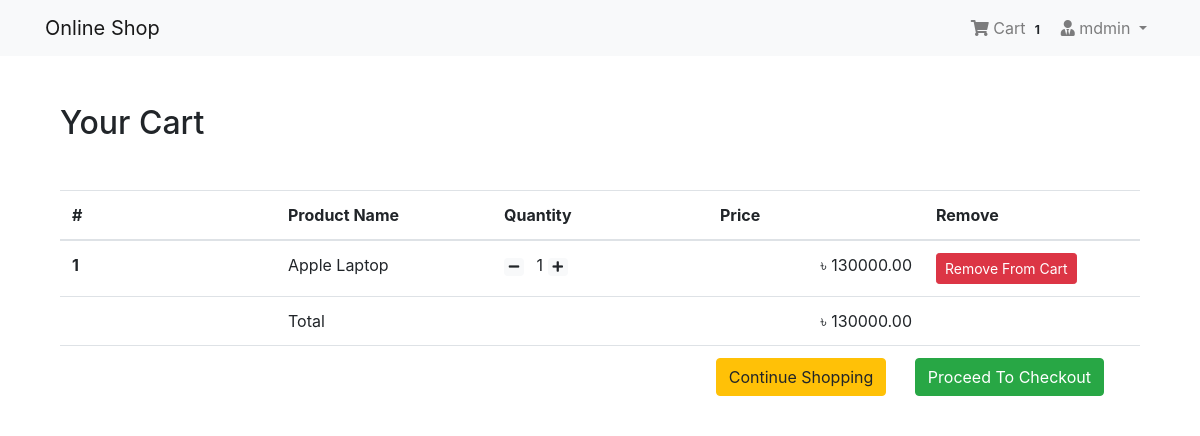
The page /shop/cart/ (signed in) on the database as committed earlier.
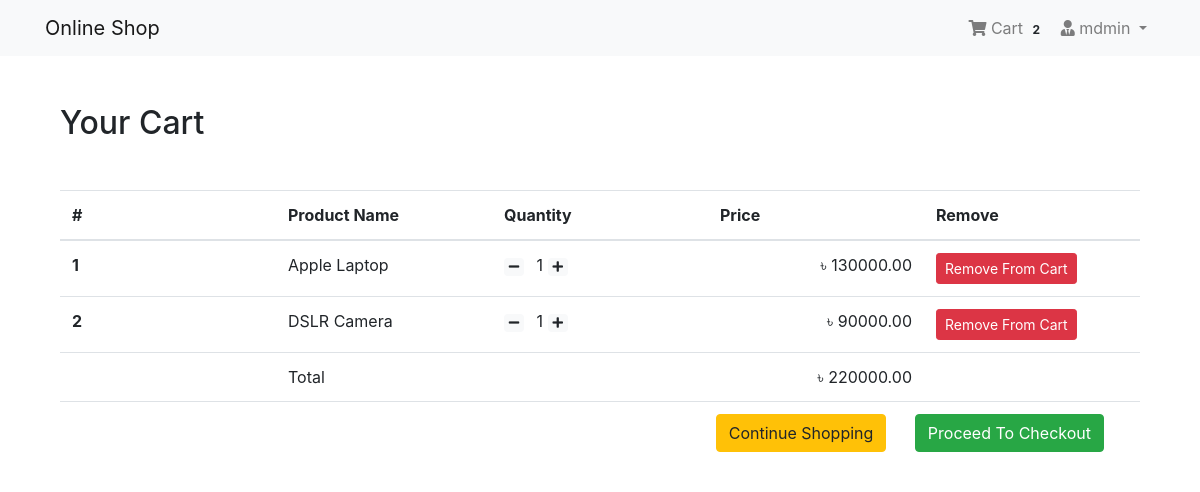
The same page on the database as committed later.
### App_Login/models.py (models this page shows, shortened)
class User(AbstractBaseUser, PermissionsMixin):
    email = models.EmailField(unique=True, null=False)
    is_staff = models.BooleanField(
        ugettext_lazy('staff status'),
        default=False,
        help_text=ugettext_lazy(
            "Designate whather the user can log in this site")
    )
    is_active = models.BooleanField(
        ugettext_lazy('active'),
        default=True,
        help_text=ugettext_lazy(
            'Designate whether this user should be treated as active. Unselect this instead of deleting accounts')
    )
    USERNAME_FIELD = 'email'
    objects = MyUserManager()

class Profile(models.Model):
    user = models.OneToOneField(
        User, on_delete=models.CASCADE, related_name="profile")
    username = models.CharField(max_length=264, blank=True)
    full_name = models.CharField(max_length=264, blank=True)
    address_1 = models.CharField(max_length=300, blank=True)
    city = models.CharField(max_length=40, blank=True)
    zipcode = models.CharField(max_length=10, blank=True)
    zipcode = models.CharField(max_length=10, blank=True)
    phone = models.CharField(max_length=20, blank=True)
    date_joined = models.DateTimeField(auto_now_add=True)

### App_Order/models.py (models this page shows, shortened)
class Order(models.Model):
    orderitems = models.ManyToManyField(Cart)
    user = models.ForeignKey(settings.AUTH_USER_MODEL,
                             on_delete=models.CASCADE)
    ordered = models.BooleanField(default=False)
    created = models.DateTimeField(auto_now_add=True)
    paymentId = models.CharField(max_length=264, blank=True, null=True)
    orderId = models.CharField(max_length=200, blank=True, null=True)
    def get_totals(self):
        total = 0
        for order_item in self.orderitems.all():
            total += float(order_item.get_total())
        return total

class Cart(models.Model):
    user = models.ForeignKey(settings.AUTH_USER_MODEL,
                             on_delete=models.CASCADE, related_name="cart")
    item = models.ForeignKey(Product, on_delete=models.CASCADE)
    quantity = models.IntegerField(default=1)
    purchased = models.BooleanField(default=False)
    created = models.DateTimeField(auto_now_add=True)
    updated = models.DateTimeField(auto_now=True)
    def get_total(self):
        total = self.item.price*self.quantity
        float_total = format(total, '0.2f')
        return float_total

### App_Shop/models.py (models this page shows, shortened)
class Product(models.Model):
    mainimage = models.ImageField(upload_to="Products")
    name = models.CharField(max_length=264)
    category = models.ForeignKey(
        Category, on_delete=models.CASCADE, related_name="category")
    preview_text = models.TextField(
        max_length=200, verbose_name="Preview Text")
    detail_text = models.TextField(max_length=1000, verbose_name="Description")
    price = models.FloatField()
    old_price = models.FloatField(default=0.00)
    created = models.DateTimeField(auto_now_add=True)
    class Meta:
        ordering = ['-created', ]

### App_Order/views.py (the view)
# urls.py: path('cart/', views.cart_view, name="cart"),
@login_required
def cart_view(request):
    cart = Cart.objects.filter(user=request.user, purchased=False)
    orders = Order.objects.filter(user=request.user, ordered=False)
    if cart.exists() and orders.exists():
        order = orders[0]
        return render(request, "App_Order/cart.html", context={'carts': cart, 'order': order})
    else:
        messages.warning(request, "You don't have any item in your cart")
        return redirect("App_Shop:home")

### App_Order/templatetags/cart_tag.py (called while the page is built)
@register.filter
def cart_total(user):
    order = Order.objects.filter(user=user, ordered=False)
    if order.exists():
        return order[0].orderitems.count()
    else:
        return 0

### templates/App_Order/cart.html
{% extends 'base.html' %}
{% block body_block %}
<div class="container my-5">
    <div class="my-5">
        <h2>Your Cart</h2>
    </div>
    <table class="table table-hover">
        <thead>
            <tr>
                <th scope="col" width="15%">#</th>
                <th scope="col" width="15%">Product Name</th>
                <th scope="col" width="15%">Quantity</th>
                <th scope="col" width="15%" align="right">Price</th>
                <th scope="col" width="15%">Remove</th>
            </tr>
        </thead>
        <tbody>
            {% for cart in carts %}
                <tr>
                    <th scope="row">{{ forloop.counter }}</th>
                    <td>{{ cart.item.name }}</td>
                    <td>
                        <a href="{% url 'App_Order:decrease' pk=cart.item.pk %}" class="mr-2"><span class="badge badge-light"><i class="fas fa-minus"></i></span></a>
                        {{ cart.quantity }}
                        <a href="{% url 'App_Order:increase' pk=cart.item.pk %}" class="mr-2"><span class="badge badge-light"><i class="fas fa-plus"></i></span></a>
                    </td>
                    <td align="right">&#2547; {{ cart.get_total }}</td>
                    <td><a href="{% url 'App_Order:remove' pk=cart.item.pk %}" class="btn btn-danger btn-sm">Remove From Cart</a></td>
                </tr>
            {% endfor %}
                <tr>
                    <th scope="row"></th>
                    <td colspan="2">Total</td>
                    <td align="right">&#2547; {{ order.get_totals|floatformat:2 }}</td>
                    <td></td>
                </tr>
                <tr>
                    <th scope="row"></th>
                    <td colspan="4" class="text-right">
                        <a href="{% url 'App_Shop:home' %}" class="btn btn-warning mr-4">Continue Shopping</a>
                        <a href="{% url 'App_Payment:checkout' %}" class="btn btn-success mr-4">Proceed To Checkout</a>
                    </td>
                </tr>
        </tbody>
    </table>
</div>
{% endblock body_block %}

### templates/navbar.html (shortened to what this page needs)
{% load cart_tag %}
<nav class="navbar navbar-expand-lg navbar-light bg-light">
  <div class="container">
    <a href="{% url 'App_Shop:home' %}" class="navbar-brand">Online Shop</a>
    <div class="collapse navbar-collapse" id="nabarNav">
        <ul class="navbar-nav ml-auto">
        {% if request.user.is_authenticated %}
            <li class="nav-item">
                <a href="{% url 'App_Order:cart' %}" class="nav-link">
                    <i class="fa fa-shopping-cart"></i> Cart
                    <span class="badge badge-light">{{ request.user|cart_total }}</span>
                </a>
            </li>
            <li class="nav-item dropdown">
                <a class="nav-link dropdown-toggle" href="#" id="navbarDropdown" role="button" data-toggle="dropdown" aria-haspopup="true" aria-expanded="false">
                    <i class="fas fa-user-tie"></i> {{request.user.profile.username}}
                </a>
            </li>
            {% else %}
            <li class="nav-item">
                <a href="{% url 'App_Login:login' %}" class="btn btn-primary">Login</a>
            </li>
            {% endif %}
        </ul>
    </div>
  </div>
</nav>

Rows that differ between the two databases and show on the page:
computed for User "mdmin": user|cart_total "1" → "2"
added Cart: item.name "DSLR Camera", quantity "1", get_total "90000.00"
computed for Order: get_totals "130000.00" → "220000.00"
